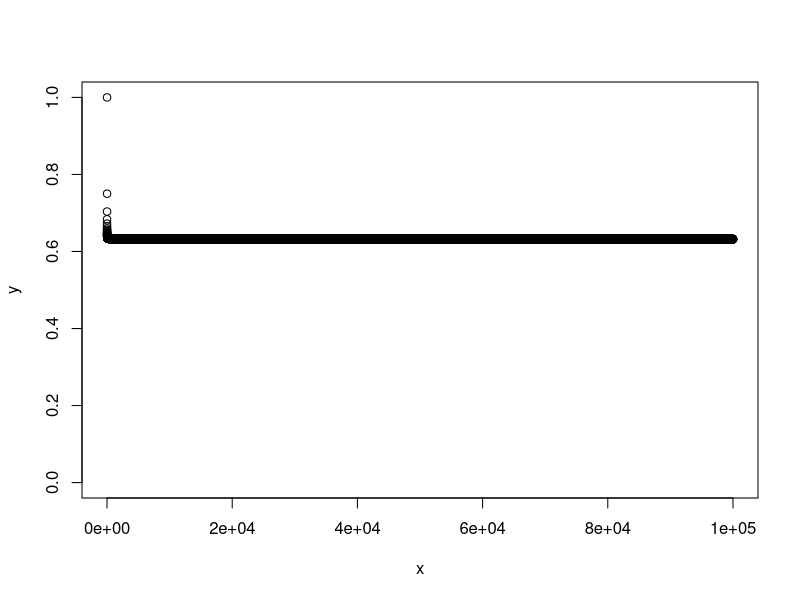

Recreate this plot in R.
# ************* Quetion 2 *************
# (g)

x = 1:1e5
y = 1 - (1-1/x)^x
plot(x, y, ylim=c(0, 1))

# (h)
set.seed(1)
rec = rep(NA, 1e4)
for (i in 1:1e4){
  rec[i] = sum(sample(1:100, replace=T) == 4) > 0
}
mean(rec)